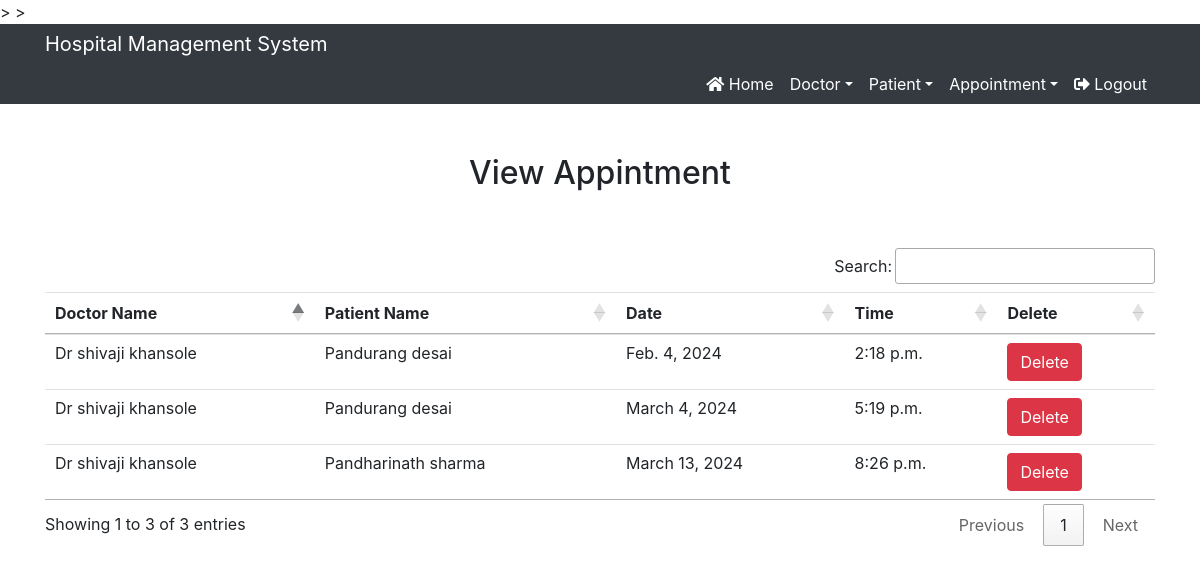
The page /view_appointment/ (signed in) on the database its author committed.
### core/models.py (models this page shows, shortened)
class Appointment(models.Model):
    doctor=models.ForeignKey(Doctor,on_delete=models.CASCADE)
    patient=models.ForeignKey(Patient,on_delete=models.CASCADE)
    date1=models.DateField()
    time1=models.TimeField()
    description = models.TextField(blank=True, null=True)

class Doctor(models.Model):
    name=models.CharField(max_length=50)
    mobile=models.IntegerField()
    special=models.CharField(max_length=50)
    def __str__(self):
        return self.name

class Patient(models.Model):
    name=models.CharField(max_length=50)
    gender=models.CharField(max_length=10)
    mobile=models.IntegerField(null=True)
    address=models.CharField(max_length=150)
    def __str__(self):
        return self.name

### core/views.py (the view)
# urls.py: path('view_appointment/',View_Appointment,name='view_appointment'),
def View_Appointment(request):
    if not request.user.is_staff:
        return redirect('login')
    appoint= Appointment.objects.all()
    d = {'appoint':appoint}
    return render(request,'view_appointment.html',d)

### core/templates/view_appointment.html
{% include 'navbar.html' %}
{% load static %}
<div class="container" style="margin-top:50px">
    <h2 class="text-center">View Appintment</h2>
    <br><br>
    <table class="table table-hover" id="example">
        <thead>
            <tr>
                <th>Doctor Name</th>
                <th>Patient Name</th>
                <th>Date</th>
                <th>Time</th>
                <th>Delete</th>
            </tr>
        </thead>
        <tbody>
            {% for i in appoint %}
            <tr>
                <td>{{ i.doctor }}</td>
                <td>{{ i.patient }}</td>
                <td>{{ i.date1 }}</td>
                <td>{{ i.time1 }}</td>
                <td>
                    <a href="{% url 'delete_appointment' i.id %}" onclick="return confirm('Are you sure you want to delete?')" class="btn btn-danger">Delete</a>
                 </td>
            </tr>
            {% endfor %}
        </tbody>
    </table>
</div>

### core/templates/navbar.html (shortened to what this page needs)
{% load static %}
<html>
<head>
<link rel="stylesheet" href="https://maxcdn.bootstrapcdn.com/bootstrap/4.3.1/css/bootstrap.min.css">
<link rel="stylesheet" href="https://use.fontawesome.com/releases/v5.6.3/css/all.css"></head>
<link rel="stylesheet" type="text/css" href="{% static 'css/mystyle.css' %}">
<link rel="stylesheet" href="https://cdn.datatables.net/1.13.7/css/jquery.dataTables.min.css">
<link rel="stylesheet" href="https://cdn.datatables.net/buttons/2.4.2/css/buttons.dataTables.min.css">
>
</head>
<nav class="'navbar navbar-expand-sm bg-dark navbar-dark" >
  <div class="container">
  <a class="navbar-brand" href="#">Hospital Management System</a>
  <div class="collapse navbar-collapse" id="mymenu">
    <ul class="navbar-nav text-center ml-auto">
      {% if request.user.is_staff %}
      <li class="nav-item" ><a class="nav-link" href="{% url 'home' %}"><i class="fas fa-home"></i></i> Home</a></li>
      <li class="nav-item dropdown" ><a class="nav-link dropdown-toggle" data-toggle="dropdown" href="#">Doctor</a>
      </li>
      <li class="nav-item dropdown" ><a class="nav-link dropdown-toggle" data-toggle="dropdown" href="#">Patient</a>
        </li>
        <li class="nav-item dropdown" ><a class="nav-link dropdown-toggle" data-toggle="dropdown" href="#">Appointment</a>
          </li>
      <li class="nav-item" ><a class="nav-link" href="{% url 'logout' %}"><i class="fas fa-sign-out-alt"></i> Logout</a></li>
      {% endif %}
    </ul>
  </div>
  </div>
</nav>
</html>

### core/static/css/mystyle.css (style rules this page uses)
.nav-link { color:white !important; }

### rows shown on the page
Appointment: doctor "Dr shivaji khansole", patient "Pandurang desai", date1 "Feb. 4, 2024", time1 "2:18 p.m."
Appointment: doctor "Dr shivaji khansole", patient "Pandurang desai", date1 "March 4, 2024", time1 "5:19 p.m."
Appointment: doctor "Dr shivaji khansole", patient "Pandharinath sharma", date1 "March 13, 2024", time1 "8:26 p.m."
